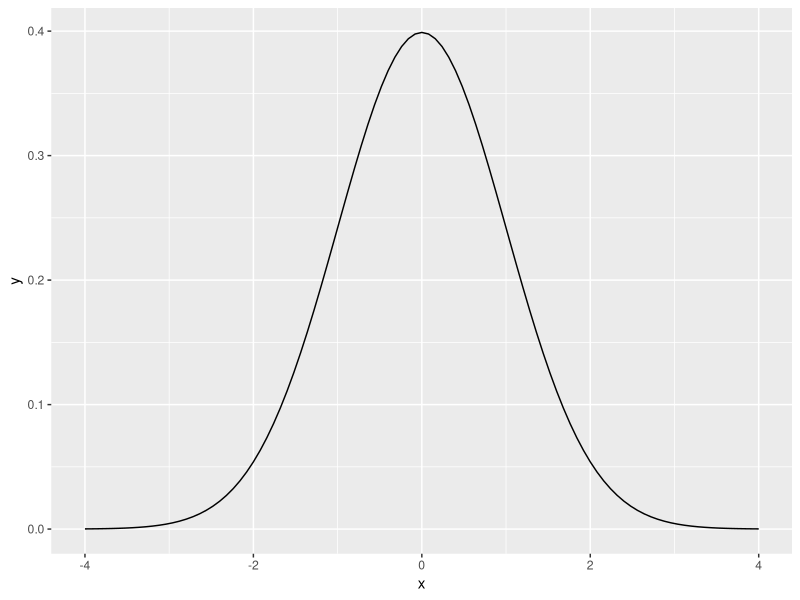
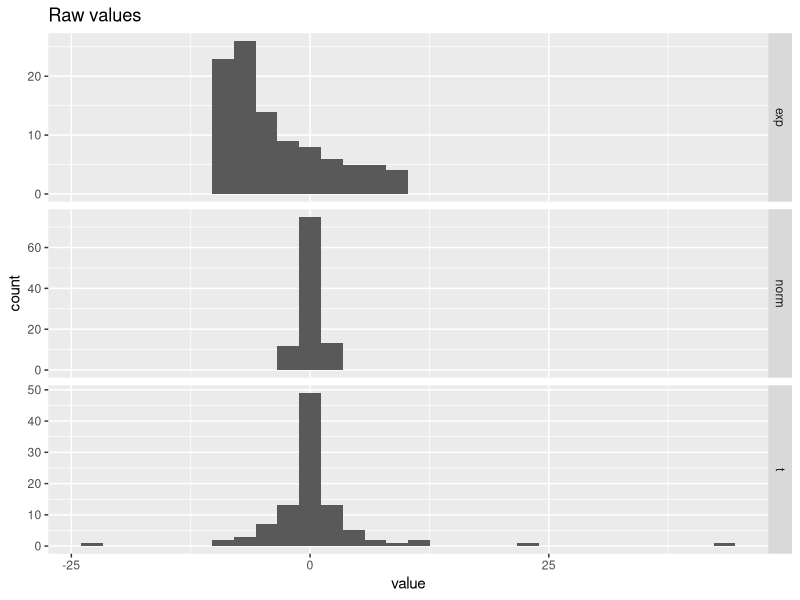
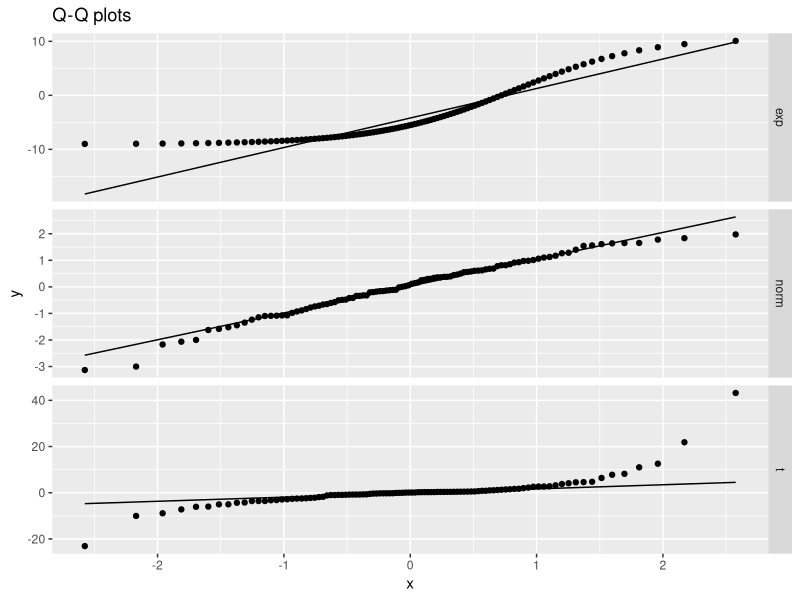

Reproduce these figures in R, in order.
# 1 - Theoretical Probability Distributions

# Presentation: Binomial and Normal distributions
# Exercise: Exploring distributions and related functions
# Presentation: Z-scores as signal:noise ratio
# Exercise: Calculating z-scores
# Exercise Using Q-Q plots to explore distributions
# Q&A
##################################################################################################################

# Load packages
library(tidyverse)

##################################################################################################################
# Exploring distributions

# To access distributuions in R, use the prefix d, p, q or r, followed by the distributuion name:

# e.g. for Normal
# dnorm(x, mean = 0, sd = 1)
# pnorm(q, mean = 0, sd = 1)
# qnorm(p, mean = 0, sd = 1)
# rnorm(n, mean = 0, sd = 1)

# e.g. for t, we'll see it later on:
# dt(x, df)
# pt(q, df)
# qt(p, df)
# rt(n, df)

# dnorm gives the density: i.e. position on the y at any given x



# Alternatively:
ggplot(data.frame(x = c(-4, 4)), aes(x)) +
  stat_function(fun = dnorm, geom = "line")

# pnorm gives the distribution function: i.e. area from -Inf until this value


# qnorm gives the quantile function: i.e. position on the x that contains this area under the curve


# rnorm generates n random values accoding to the distribution


##################################################################################################################
# Calculating z-scores



##################################################################################################################
# Using Q-Q plots to explore distributions

n_dist <- 100

set.seed(639)
data.frame(norm = rnorm(n_dist),
           t = rt(n_dist, 1),
           exp = exp(seq(0,3,length.out = n_dist))-10) %>% 
  gather(distribution, value) -> dists

# Raw distributions:
dists %>% 
  ggplot(aes(x = value)) +
  geom_histogram() +
  facet_grid(distribution ~ ., scales = "free_y") +
  labs(title = "Raw values")

# Q-Q plots:
dists %>% 
  ggplot(aes(sample = value)) +
  stat_qq() + 
  stat_qq_line() +
  facet_grid(distribution ~ ., scales = "free_y") +
  labs(title = "Q-Q plots")
